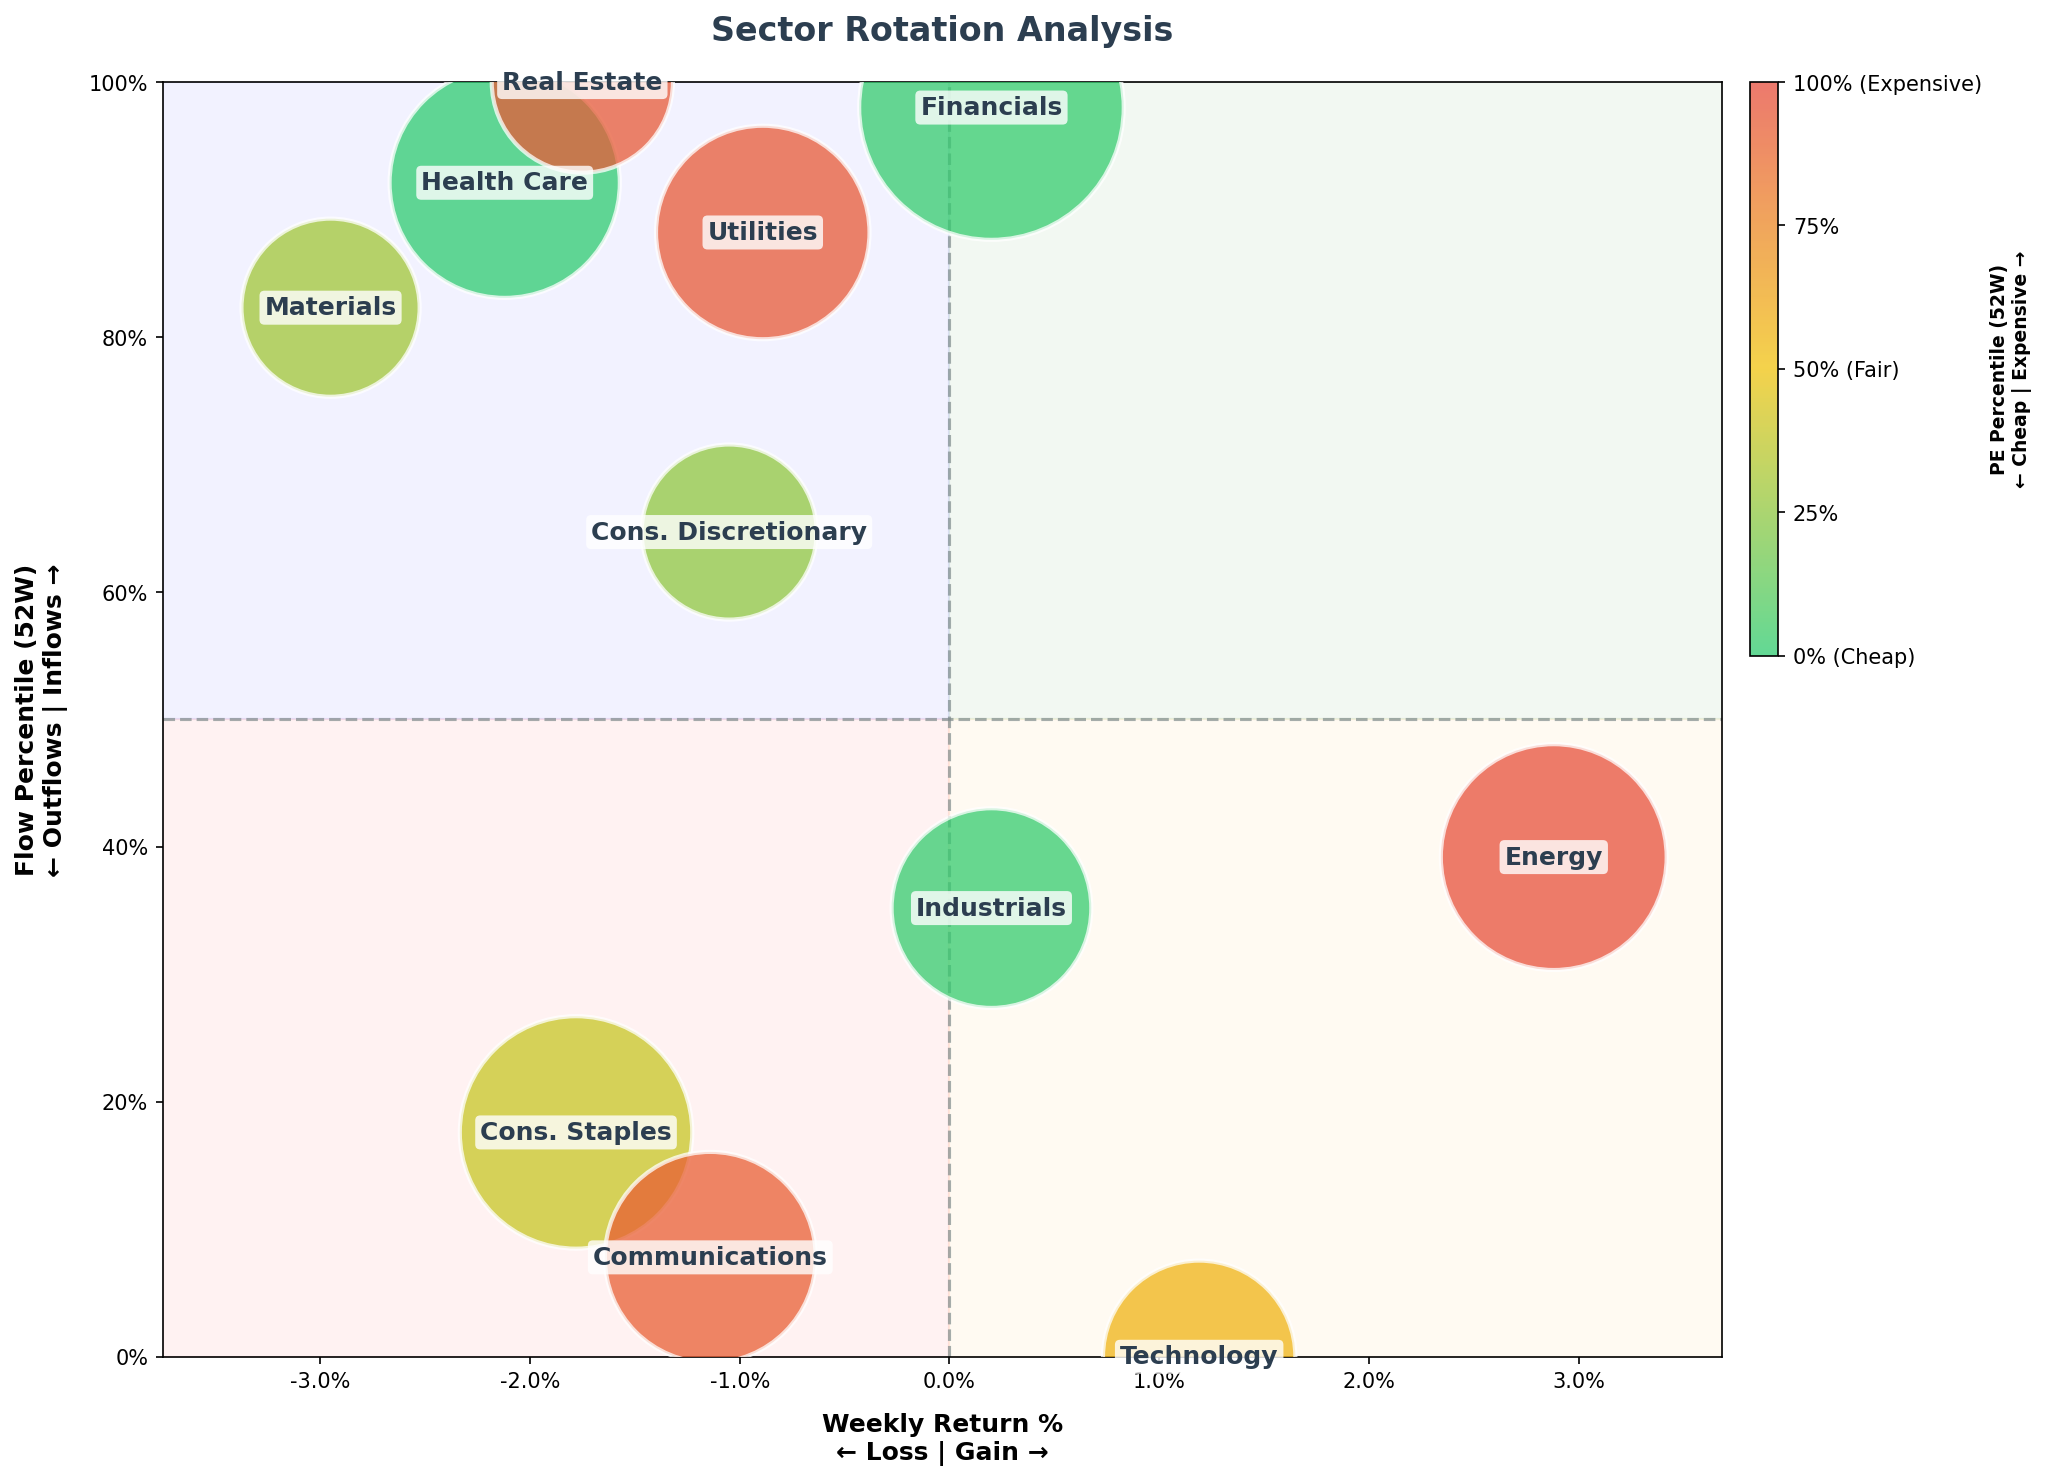

Here is the Python script that generated this plot:
import matplotlib
matplotlib.use("Agg")
import matplotlib.pyplot as plt
from matplotlib.colors import LinearSegmentedColormap
import pandas as pd
from pathlib import Path


sectors_data = {
    "Sector": [
        "Cons. Discretionary", "Cons. Staples", "Energy", "Financials",
        "Health Care", "Industrials", "Materials", "Real Estate",
        "Technology", "Communications", "Utilities",
    ],
    "Weekly Return %": [-1.05, -1.78, 2.88, 0.20, -2.12, 0.20, -2.95, -1.75, 1.19, -1.14, -0.89],
    "Flow Percentile (52W)": [64.70, 17.60, 39.20, 98.00, 92.10, 35.20, 82.30, 100.00, 0.00, 7.80, 88.20],
    "Flow Percentile (1M Ago)": [49.00, 76.40, 92.40, 9.80, 35.20, 67.90, 100.00, 80.30, 27.40, 49.00, 45.00],
    "PE Percentile (52W)": [25.40, 39.20, 98.10, 1.90, 0.00, 1.80, 29.40, 94.10, 56.80, 92.10, 94.10],
}

industries_data = {
    "Sector": [
        "Metals & Mining", "REITs", "Gold Miners", "MLPs", "Homebuilders",
        "Oil Services", "Regional Banks", "Retail", "Agriculture", "Internet",
        "Biotech", "Semiconductors", "Oil & Gas E&P", "Clean Energy", "Insurance",
        "Water Resources", "Software", "Solar", "Airlines",
    ],
    "Weekly Return %": [-3.54, -0.62, -11.11, -0.62, -2.62, 5.79, 0.13, -0.15, -1.36, -0.63, -0.63, 1.96, 4.26, 1.96, -1.89, -1.10, -3.39, 2.83, 2.66],
    "Flow Percentile (52W)": [13.70, 29.40, 0.00, 47.00, 94.10, 62.70, 31.30, 9.80, 100.00, 72.50, 82.30, 100.00, 100.00, 15.60, 56.80, 27.40, 90.10, 90.10, 96.00],
    "Flow Percentile (1M Ago)": [74.50, 43.10, 13.70, 19.60, 25.40, 5.80, 37.20, 49.00, 21.50, 66.60, 13.70, 47.00, 98.00, 7.80, 50.90, 98.00, 92.10, 27.40, 50.90],
    "PE Percentile (52W)": [0.00, 0.00, 0.00, 100.00, 0.00, 100.00, 0.00, 0.00, 1.90, 11.70, 0.00, 54.90, 100.00, 0.00, 0.00, 0.00, 17.60, 100.00, 1.90],
}


def create_chart(data_dict, title, output_path):
    df = pd.DataFrame(data_dict)
    df["Flow Momentum"] = (df["Flow Percentile (52W)"] - df["Flow Percentile (1M Ago)"]).abs()

    fig, ax = plt.subplots(figsize=(14, 10))
    cmap = LinearSegmentedColormap.from_list("valuation", ["#2ECC71", "#F1C40F", "#E74C3C"], N=256)
    norm = plt.Normalize(0, 100)

    bubble_sizes = 5100 + df["Flow Momentum"] * 125
    ax.axvline(x=0, color="#7F8C8D", linestyle="--", linewidth=1.5, alpha=0.7, zorder=1)
    ax.axhline(y=50, color="#7F8C8D", linestyle="--", linewidth=1.5, alpha=0.7, zorder=1)

    x_min, x_max = df["Weekly Return %"].min() - 0.8, df["Weekly Return %"].max() + 0.8
    ax.fill_between([0, x_max], 50, 100, alpha=0.05, color="green", zorder=0)
    ax.fill_between([x_min, 0], 50, 100, alpha=0.05, color="blue", zorder=0)
    ax.fill_between([0, x_max], 0, 50, alpha=0.05, color="orange", zorder=0)
    ax.fill_between([x_min, 0], 0, 50, alpha=0.05, color="red", zorder=0)

    scatter = ax.scatter(
        df["Weekly Return %"],
        df["Flow Percentile (52W)"],
        s=bubble_sizes,
        c=df["PE Percentile (52W)"],
        cmap=cmap,
        norm=norm,
        alpha=0.75,
        edgecolors="white",
        linewidths=2,
        zorder=3,
    )

    for _, row in df.iterrows():
        ax.annotate(
            row["Sector"],
            xy=(row["Weekly Return %"], row["Flow Percentile (52W)"]),
            ha="center",
            va="center",
            fontsize=10 if len(df) > 11 else 12,
            fontweight="bold",
            color="#2C3E50",
            zorder=4,
            bbox=dict(boxstyle="round,pad=0.2", facecolor="white", edgecolor="none", alpha=0.8),
        )

    ax.set_xlabel("Weekly Return %\n← Loss | Gain →", fontsize=12, fontweight="bold", labelpad=10)
    ax.set_ylabel("Flow Percentile (52W)\n← Outflows | Inflows →", fontsize=12, fontweight="bold", labelpad=10)
    ax.set_title(title, fontsize=16, fontweight="bold", pad=20, color="#2C3E50")
    ax.set_xlim(x_min, x_max)
    ax.set_ylim(0, 100)
    ax.xaxis.set_major_formatter(plt.FuncFormatter(lambda x, _: f"{x:.1f}%"))
    ax.yaxis.set_major_formatter(plt.FuncFormatter(lambda y, _: f"{y:.0f}%"))

    cbar = plt.colorbar(scatter, ax=ax, shrink=0.45, aspect=20, pad=0.015, anchor=(0, 1.0))
    cbar.set_label("PE Percentile (52W)\n← Cheap | Expensive →", fontsize=9, fontweight="bold")
    cbar.set_ticks([0, 25, 50, 75, 100])
    cbar.set_ticklabels(["0% (Cheap)", "25%", "50% (Fair)", "75%", "100% (Expensive)"])

    plt.tight_layout()
    plt.savefig(output_path, dpi=150, bbox_inches="tight", facecolor="white")
    plt.close(fig)


if __name__ == "__main__":
    out_dir = Path(__file__).resolve().parent
    sector_path = out_dir / "sector_rotation_chart.png"
    industry_path = out_dir / "industry_rotation_chart.png"
    create_chart(sectors_data, "Sector Rotation Analysis", sector_path)
    create_chart(industries_data, "Industries Rotation Analysis", industry_path)
    print(f"Saved: {sector_path}")
    print(f"Saved: {industry_path}")
